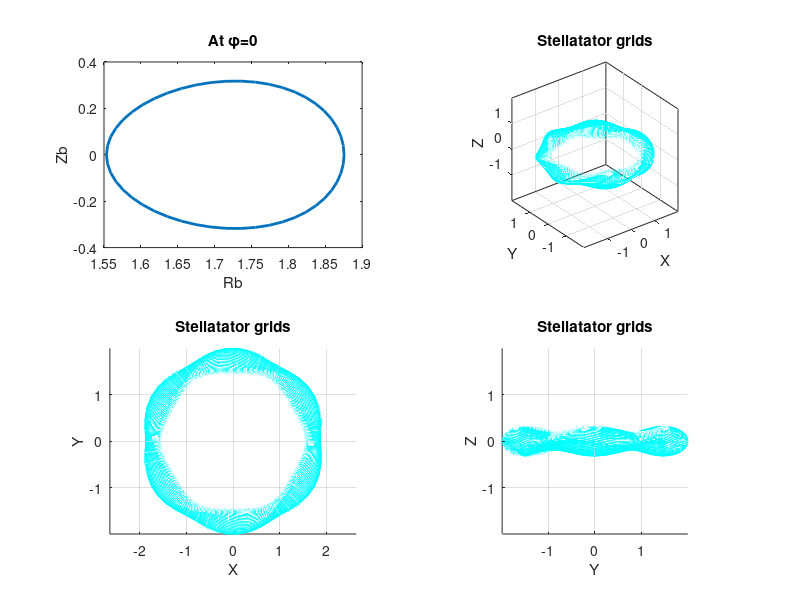

This figure's MATLAB source:
% stellarator_shape_3d.m
% Hua-sheng XIE, IFTS-ZJU, huashengxie@gmail.com, 2012-01-05 15:09
% Ref:
% Hirshman, S. & Lee, D. MOMCON: A spectral code for obtaining
% three-dimensional magnetohydrodynamic equilibria Computer Physics
% Communications, 1986, 39, 161 - 172 
clear;clc;

[theta,phi]=meshgrid(0:2*pi/50:2*pi);
zeta=6.*phi;

% From Eq(14)
Rb=1.72+...
   (0.214.*cos(theta)-0.0564.*cos(theta-zeta)+0.0035.*cos(theta+zeta))+...
   (0.00243.*cos(2.*theta)-0.00795.*cos(2.*theta-zeta));
Zb=(0.251.*sin(theta)+0.0634.*sin(theta-zeta)+0.0035.*sin(theta+zeta))+...
   (-0.00561.*sin(2.*theta)+0.00805.*sin(2.*theta-zeta));
X=Rb.*cos(phi);
Y=Rb.*sin(phi);
Z=Zb;

subplot(221);plot(Rb(1,:),Zb(1,:),'linewidth',2);xlabel('Rb');ylabel('Zb');title('At \phi=0');
subplot(222);mesh(X,Y,Z);xlabel('X');ylabel('Y');zlabel('Z');
axis equal;hidden off;colormap([0 1 1]);title('Stellatator grids'); box on;
subplot(223);mesh(X,Y,Z);view(0,90);xlabel('X');ylabel('Y');zlabel('Z');
axis equal;hidden off;colormap([0 1 1]);title('Stellatator grids');
subplot(224);mesh(X,Y,Z);view(90,0);xlabel('X');ylabel('Y');zlabel('Z');
axis equal;hidden off;colormap([0 1 1]);title('Stellatator grids');
